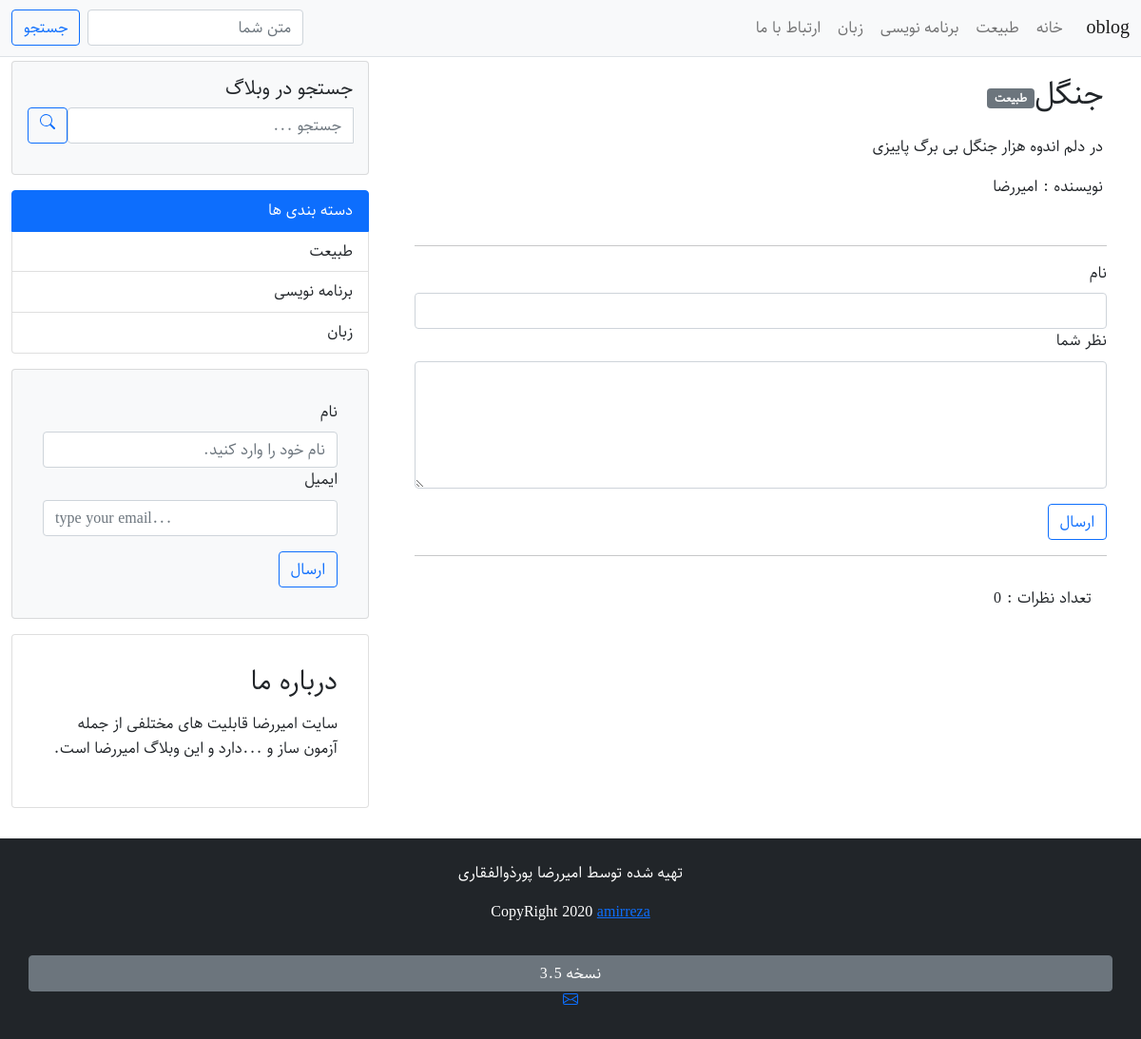
The page /single.php?post=4 on the database as committed earlier.
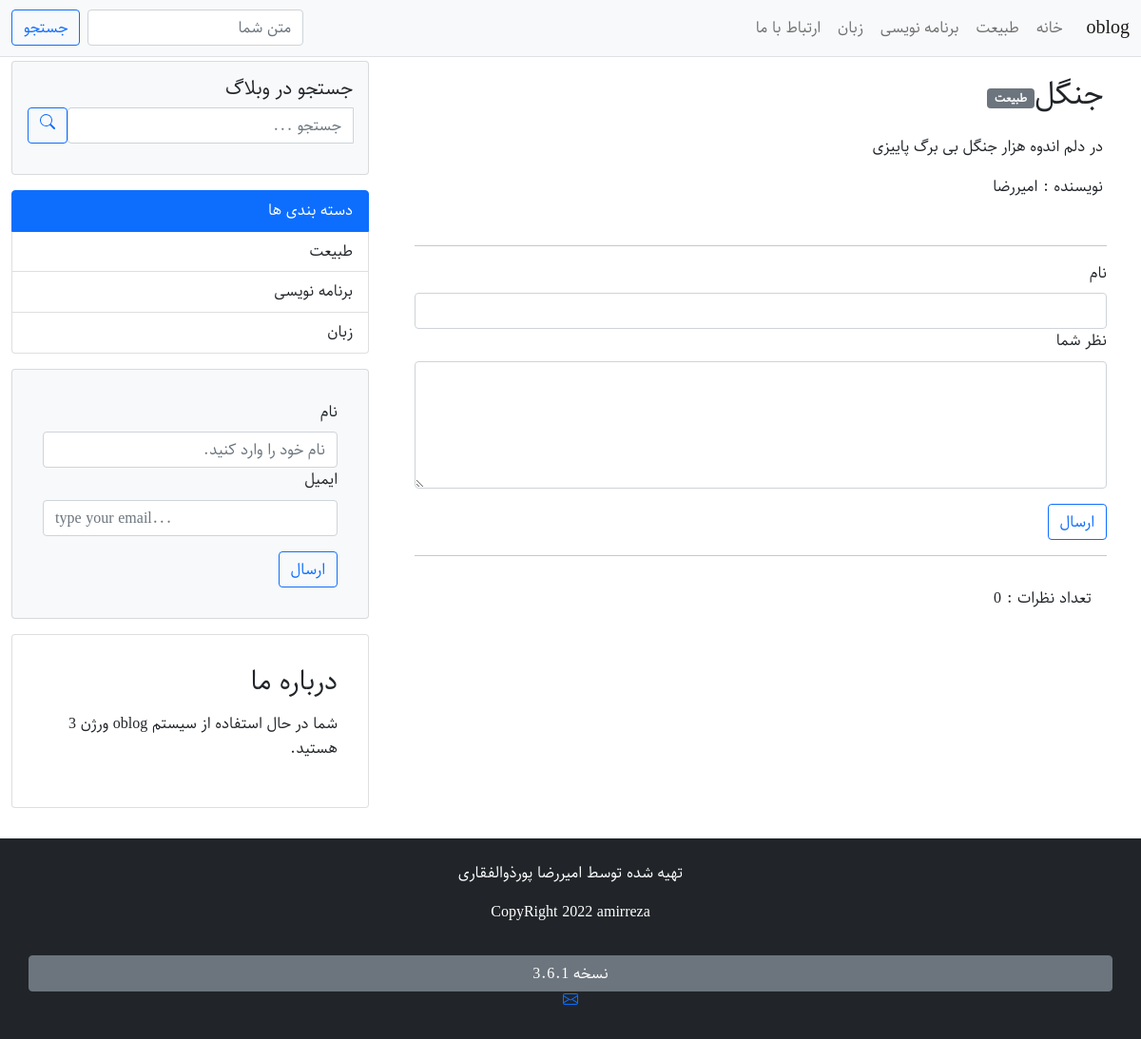
The same page on the database as committed later.
### tables this page shows
CREATE TABLE `information` (
  `id` int(11) NOT NULL,
  `body` text NOT NULL
);

### single.php (the view, shortened to what the changed rows need)
<?php
include("./include/header.php");
if(isset($_GET['post'])){
    $post_ids = $_GET['post'];
    $post = $base->query( "SELECT * FROM `posts` WHERE id = $post_ids");
    $post = $post->fetch();
}
?>
<section class="py-3">
    <div class="container-fluid">
        <div class="row">
            <div class="col-md-8 mb-4">
                <div class="container">
                    <?php
                    if($post){
                     ?>
  <div class="row">
<div class="p-3">
    <div class="d-flex align-items-center">
        <h2><?php echo $post['title']; ?></h2>
    </div>
</div>
</div>
                   <?php
                    }
                    ?>
   </div>
</div>
<?php include("./include/sidebar.php") ?>
<?php
include("./include/footer.php");
?>

### include/sidebar.php (shortened to what the changed rows need)
            <div class="col-md-4 mb-3">
<div class="card p-3">
    <div class="card-body">
        <?php
         $query_inform = "SELECT * FROM `information` WHERE id = 1";
         $inform = $base->query($query_inform);
         if($inform->rowcount() > 0){
             foreach($inform as $information){
         ?>
        <h3> درباره ما </h2>
            <p class="text-justify">
            <?php echo $information['body']; ?>
            </p>
      <?php
        }
         }
         ?>
    </div>
</div>
</div>
    </div>
</div>
</section>

### include/footer.php (shortened to what the changed rows need)
<?php
$footer_querya = "SELECT * FROM `information` WHERE id = 2 ";
$footera = $base->query($footer_querya);
if($footera->rowcount() > 0){
  foreach($footera as $foota){
?>
<?php
$footer_queryb = "SELECT * FROM `information` WHERE id = 3 ";
$footerb = $base->query($footer_queryb);
if($footerb->rowcount() > 0){
  foreach($footerb as $footb){
?>
<footer class="text-center text-white bg-dark py-4">
  <div class="container">
    <div class="row flex-column">
<div><?php echo $foota['body']; ?></div>
<button class="  mt-3 btn btn-secondary">نسخه <?php echo $footb['body'] ?></button>
<div>
  <a target="_blank" href="mailto:ar.pourzolfaghari@gmail.com"></a>
</div>
    </div>
  </div>
</footer>
<?php
  }
}
  }
}
?>
</body>
</html>

Rows that differ between the two databases and show on the page:
changed information: body "سایت امیررضا قابلیت های مختلفی از جمله آزمون ساز و ...دارد و این وبلاگ امیررضا است." → "شما در حال استفاده از سیستم oblog ورژن 3 هستید."
changed information: body "تهیه شده توسط امیررضا پورذوالفقاری CopyRight 2020 amirreza" → "تهیه شده توسط امیررضا پورذوالفقاری CopyRight 2022 amirreza"
changed information (number 4 of 4 on the later page): body "3.5" → "3.6.1"
